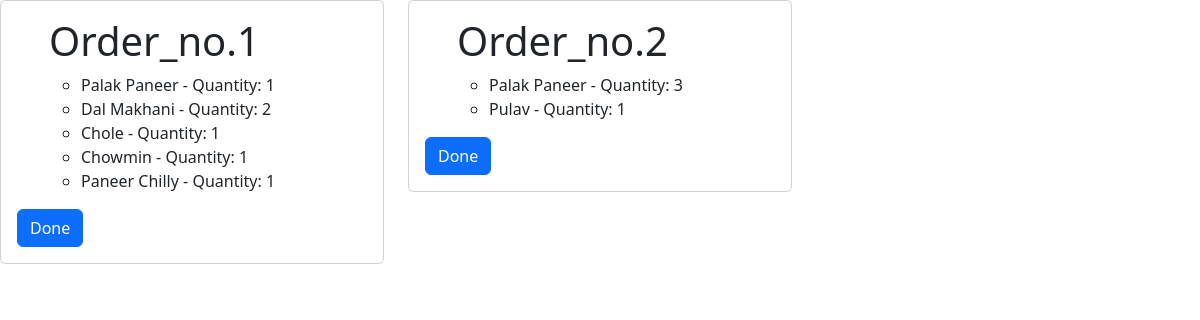
Before: /kitchen/ with the older database file.
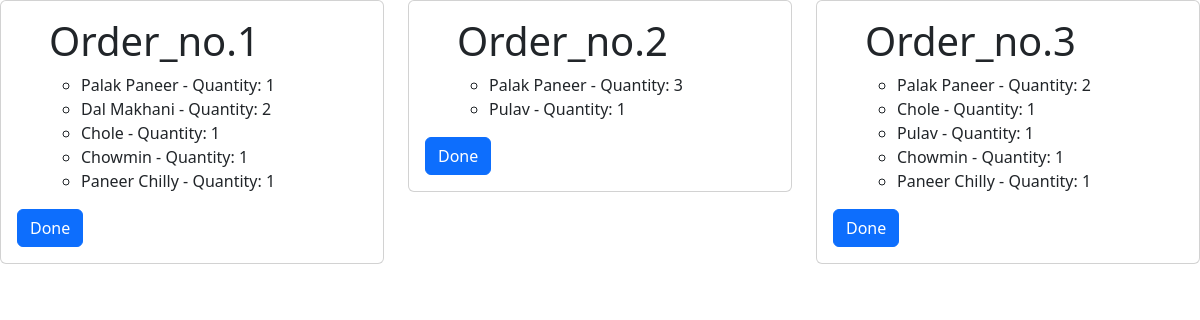
After: the same page with the newer database file.
### menu/models.py (models this page shows, shortened)
class Order(models.Model):
    items=models.ManyToManyField(Menu,through='OrderItems')
    service_id=models.ForeignKey(Customer,on_delete=models.CASCADE)
    order_no=models.CharField(max_length=20,unique=True)

class OrderItems(models.Model):
    order = models.ForeignKey(Order, on_delete=models.CASCADE)
    item = models.ForeignKey(Menu, on_delete=models.CASCADE)
    quantity = models.PositiveIntegerField(default=0)

class Menu(models.Model):
    category=models.ForeignKey(Category,on_delete=models.CASCADE)
    item=models.CharField(unique=True,max_length=25)
    item_desc=models.CharField(max_length=120)
    price=models.FloatField()

### menu/views.py (the view)
# urls.py: path('kitchen/',kitchen,name='kitchen'),
def kitchen(request):
    orders=Order.objects.all()# to get the items and its quantity to get it prepared in kitchen.
    return render(request,'kitchen.html',{'orders':orders,})

### templates/kitchen.html (shortened to what this page needs)
<!DOCTYPE html>
<html lang="en">
<head>
    <link href="https://cdn.jsdelivr.net/npm/bootstrap@5.3.1/dist/css/bootstrap.min.css" rel="stylesheet">
</head>
<body >
    <div class="row">
    {% for ord in orders %}
    <div class="col-4" >
        <div class="card">
          <div class="card-body">
        <ul >
    <h1>Order_no.{{ord.order_no}}</h1>
    {% for order_item in ord.orderitems_set.all %}
    <ul>
                    <li >
                    {{ order_item.item.item }} - Quantity: {{ order_item.quantity }}
                    </li></ul>
                    {% endfor %}
                 </ul>
                 <button type="button" class="btn btn-primary">Done</button>
            </div></div></div>{%endfor%}
        </div>
</body>
</html>

Changed rows visible on the page:
added Order: order_no "3"
added OrderItems: item.item "Palak Paneer", quantity "2", shown under "3"
added OrderItems: item.item "Chole", quantity "1", shown under "3"
added OrderItems: item.item "Pulav", quantity "1", shown under "3"
added OrderItems: item.item "Chowmin", quantity "1", shown under "3"
added OrderItems: item.item "Paneer Chilly", quantity "1", shown under "3"
